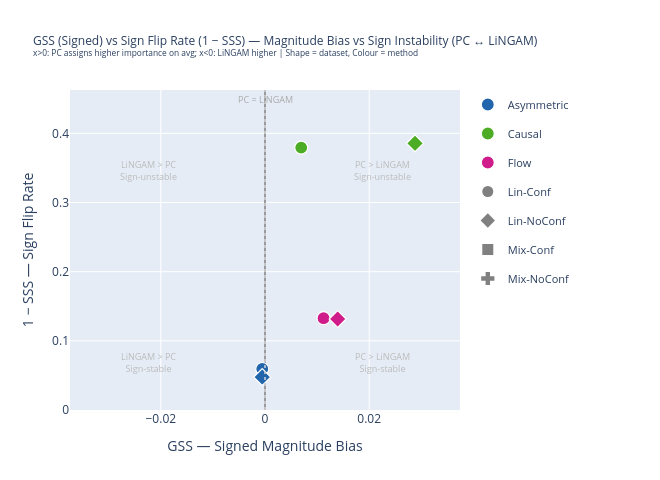

Source (notebook cell):
### Code cell
# ── Cross-evaluation: GSS vs (1 − SSS) scatter ────────────────────────────────
# x: GSS (signed)   — positive = PC assigns higher importance on average
#                     negative = LiNGAM assigns higher importance on average
# y: 1 − MeanSSS    — sign flip rate between PC and LiNGAM
df_cross = df_gss[["Dataset", "Method", "MeanGSS"]].merge(
    df_sss[["Dataset", "Method", "MeanSSS"]],
    on=["Dataset", "Method"],
)
df_cross["SignFlipRate"] = 1 - df_cross["MeanSSS"]

DATASET_MARKERS = {
    "Lin-Conf":   "circle",
    "Lin-NoConf": "diamond",
    "Mix-Conf":   "square",
    "Mix-NoConf": "cross",
}

fig_cross = go.Figure()
SEEN_METHODS  = set()
SEEN_DATASETS = set()

for _, row in df_cross.iterrows():
    meth = row["Method"]
    ds   = row["Dataset"]
    show_meth = meth not in SEEN_METHODS
    SEEN_METHODS.add(meth)

    fig_cross.add_trace(go.Scatter(
        x    = [row["MeanGSS"]],
        y    = [row["SignFlipRate"]],
        mode = "markers",
        name = meth,
        legendgroup = meth,
        showlegend  = show_meth,
        marker = dict(
            color  = METHOD_COLORS[meth],
            symbol = DATASET_MARKERS.get(ds, "circle"),
            size   = 13,
            line   = dict(width=1.2, color="white"),
        ),
        hovertemplate=(
            f"<b>{meth}</b><br>"
            f"Dataset: {ds}<br>"
            "GSS (signed magnitude bias): %{x:.4f}<br>"
            "Sign flip rate (1−SSS): %{y:.3f}<extra></extra>"
        ),
    ))

# Dataset shape legend (invisible traces)
for ds_label, symbol in DATASET_MARKERS.items():
    fig_cross.add_trace(go.Scatter(
        x=[None], y=[None], mode="markers",
        name=ds_label,
        legendgroup=f"ds_{ds_label}",
        showlegend=True,
        marker=dict(color="gray", symbol=symbol, size=11),
    ))

# Symmetric x-axis range around 0 (GSS is signed)
gss_abs_max = df_cross["MeanGSS"].abs().max() * 1.3
y_max       = df_cross["SignFlipRate"].max() * 1.2

# Vertical reference line at x=0 (zero bias between PC and LiNGAM)
fig_cross.add_vline(
    x=0, line=dict(dash="dot", color="lightgray", width=1.5)
)
fig_cross.add_annotation(
    x=0, y=y_max * 0.97, text="PC = LiNGAM", showarrow=False,
    font=dict(size=9, color="#aaaaaa"), xanchor="center",
)

# Quadrant labels
for qx, qy, label in [
    (-gss_abs_max * 0.6, y_max * 0.75, "LiNGAM > PC<br>Sign-unstable"),
    ( gss_abs_max * 0.6, y_max * 0.75, "PC > LiNGAM<br>Sign-unstable"),
    (-gss_abs_max * 0.6, y_max * 0.15, "LiNGAM > PC<br>Sign-stable"),
    ( gss_abs_max * 0.6, y_max * 0.15, "PC > LiNGAM<br>Sign-stable"),
]:
    fig_cross.add_annotation(
        x=qx, y=qy, text=label, showarrow=False,
        font=dict(size=9, color="#bbbbbb"), align="center",
    )

fig_cross.update_layout(
    title=dict(
        text="GSS (Signed) vs Sign Flip Rate (1 − SSS) — Magnitude Bias vs Sign Instability (PC ↔ LiNGAM)<br>"
             "<sup>x>0: PC assigns higher importance on avg; x<0: LiNGAM higher | Shape = dataset, Colour = method</sup>",
        font=dict(size=12),
    ),
    xaxis=dict(
        title="GSS — Signed Magnitude Bias",
        range=[-gss_abs_max, gss_abs_max],
        zeroline=True, zerolinewidth=1.5, zerolinecolor="gray",
    ),
    yaxis=dict(
        title="1 − SSS — Sign Flip Rate",
        range=[0, y_max],
        zeroline=False,
    ),
    height=480, width=660,
    legend=dict(x=1.02, y=1, xanchor="left", font=dict(size=11)),
    margin=dict(l=70, r=200, t=90, b=70),
)
fig_cross.show()

### Figure 1 — Plotly figure (JSON) as saved in the notebook; plotly's stock layout.template omitted (floating-point values rounded to 4 significant figures)
{"data": [{"hovertemplate": "<b>Asymmetric</b><br>Dataset: Lin-Conf<br>GSS (signed magnitude bias): %{x:.4f}<br>Sign flip rate (1−SSS): %{y:.3f}<extra></extra>", "legendgroup": "Asymmetric", "marker": {"color": "#2166ac", "line": {"color": "white", "width": 1.2}, "size": 13, "symbol": "circle"}, "mode": "markers", "name": "Asymmetric", "showlegend": true, "type": "scatter", "x": [-0.0005259], "y": [0.05929]}, {"hovertemplate": "<b>Causal</b><br>Dataset: Lin-Conf<br>GSS (signed magnitude bias): %{x:.4f}<br>Sign flip rate (1−SSS): %{y:.3f}<extra></extra>", "legendgroup": "Causal", "marker": {"color": "#4dac26", "line": {"color": "white", "width": 1.2}, "size": 13, "symbol": "circle"}, "mode": "markers", "name": "Causal", "showlegend": true, "type": "scatter", "x": [0.006952], "y": [0.3794]}, {"hovertemplate": "<b>Flow</b><br>Dataset: Lin-Conf<br>GSS (signed magnitude bias): %{x:.4f}<br>Sign flip rate (1−SSS): %{y:.3f}<extra></extra>", "legendgroup": "Flow", "marker": {"color": "#d01c8b", "line": {"color": "white", "width": 1.2}, "size": 13, "symbol": "circle"}, "mode": "markers", "name": "Flow", "showlegend": true, "type": "scatter", "x": [0.01124], "y": [0.1327]}, {"hovertemplate": "<b>Asymmetric</b><br>Dataset: Lin-NoConf<br>GSS (signed magnitude bias): %{x:.4f}<br>Sign flip rate (1−SSS): %{y:.3f}<extra></extra>", "legendgroup": "Asymmetric", "marker": {"color": "#2166ac", "line": {"color": "white", "width": 1.2}, "size": 13, "symbol": "diamond"}, "mode": "markers", "name": "Asymmetric", "showlegend": false, "type": "scatter", "x": [-0.000532], "y": [0.0476]}, {"hovertemplate": "<b>Causal</b><br>Dataset: Lin-NoConf<br>GSS (signed magnitude bias): %{x:.4f}<br>Sign flip rate (1−SSS): %{y:.3f}<extra></extra>", "legendgroup": "Causal", "marker": {"color": "#4dac26", "line": {"color": "white", "width": 1.2}, "size": 13, "symbol": "diamond"}, "mode": "markers", "name": "Causal", "showlegend": false, "type": "scatter", "x": [0.02879], "y": [0.3856]}, {"hovertemplate": "<b>Flow</b><br>Dataset: Lin-NoConf<br>GSS (signed magnitude bias): %{x:.4f}<br>Sign flip rate (1−SSS): %{y:.3f}<extra></extra>", "legendgroup": "Flow", "marker": {"color": "#d01c8b", "line": {"color": "white", "width": 1.2}, "size": 13, "symbol": "diamond"}, "mode": "markers", "name": "Flow", "showlegend": false, "type": "scatter", "x": [0.01395], "y": [0.1316]}, {"legendgroup": "ds_Lin-Conf", "marker": {"color": "gray", "size": 11, "symbol": "circle"}, "mode": "markers", "name": "Lin-Conf", "showlegend": true, "type": "scatter", "x": [null], "y": [null]}, {"legendgroup": "ds_Lin-NoConf", "marker": {"color": "gray", "size": 11, "symbol": "diamond"}, "mode": "markers", "name": "Lin-NoConf", "showlegend": true, "type": "scatter", "x": [null], "y": [null]}, {"legendgroup": "ds_Mix-Conf", "marker": {"color": "gray", "size": 11, "symbol": "square"}, "mode": "markers", "name": "Mix-Conf", "showlegend": true, "type": "scatter", "x": [null], "y": [null]}, {"legendgroup": "ds_Mix-NoConf", "marker": {"color": "gray", "size": 11, "symbol": "cross"}, "mode": "markers", "name": "Mix-NoConf", "showlegend": true, "type": "scatter", "x": [null], "y": [null]}], "layout": {"annotations": [{"font": {"color": "#aaaaaa", "size": 9}, "showarrow": false, "text": "PC = LiNGAM", "x": 0, "xanchor": "center", "y": 0.4488}, {"align": "center", "font": {"color": "#bbbbbb", "size": 9}, "showarrow": false, "text": "LiNGAM > PC<br>Sign-unstable", "x": -0.02246, "y": 0.347}, {"align": "center", "font": {"color": "#bbbbbb", "size": 9}, "showarrow": false, "text": "PC > LiNGAM<br>Sign-unstable", "x": 0.02246, "y": 0.347}, {"align": "center", "font": {"color": "#bbbbbb", "size": 9}, "showarrow": false, "text": "LiNGAM > PC<br>Sign-stable", "x": -0.02246, "y": 0.06941}, {"align": "center", "font": {"color": "#bbbbbb", "size": 9}, "showarrow": false, "text": "PC > LiNGAM<br>Sign-stable", "x": 0.02246, "y": 0.06941}], "height": 480, "legend": {"font": {"size": 11}, "x": 1.02, "xanchor": "left", "y": 1}, "margin": {"b": 70, "l": 70, "r": 200, "t": 90}, "shapes": [{"line": {"color": "lightgray", "dash": "dot", "width": 1.5}, "type": "line", "x0": 0, "x1": 0, "xref": "x", "y0": 0, "y1": 1, "yref": "y domain"}], "title": {"font": {"size": 12}, "text": "GSS (Signed) vs Sign Flip Rate (1 − SSS) — Magnitude Bias vs Sign Instability (PC ↔ LiNGAM)<br><sup>x>0: PC assigns higher importance on avg; x<0: LiNGAM higher | Shape = dataset, Colour = method</sup>"}, "width": 660, "xaxis": {"range": [-0.03743, 0.03743], "title": {"text": "GSS — Signed Magnitude Bias"}, "zeroline": true, "zerolinecolor": "gray", "zerolinewidth": 1.5}, "yaxis": {"range": [0, 0.4627], "title": {"text": "1 − SSS — Sign Flip Rate"}, "zeroline": false}}}
